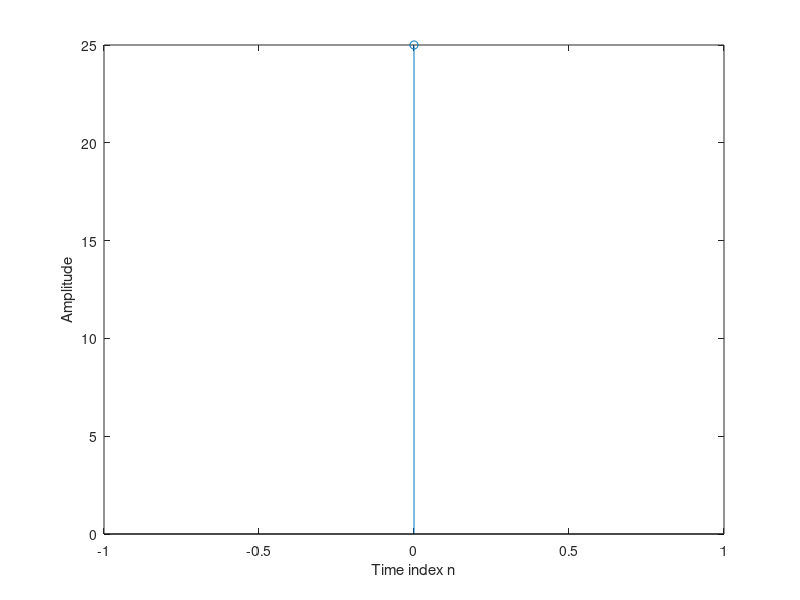

Here is the MATLAB script that generated this plot:
% Program 2_6
% Illustration of Convolution
%
a = input('Type in the first sequence = ');
b = input('Type in the second sequence = ');
c = conv(a, b);
M = length(c)-1;
n = 0:1:M;
disp('output sequence =');disp(c)
stem(n,c)
xlabel('Time index n'); ylabel('Amplitude');